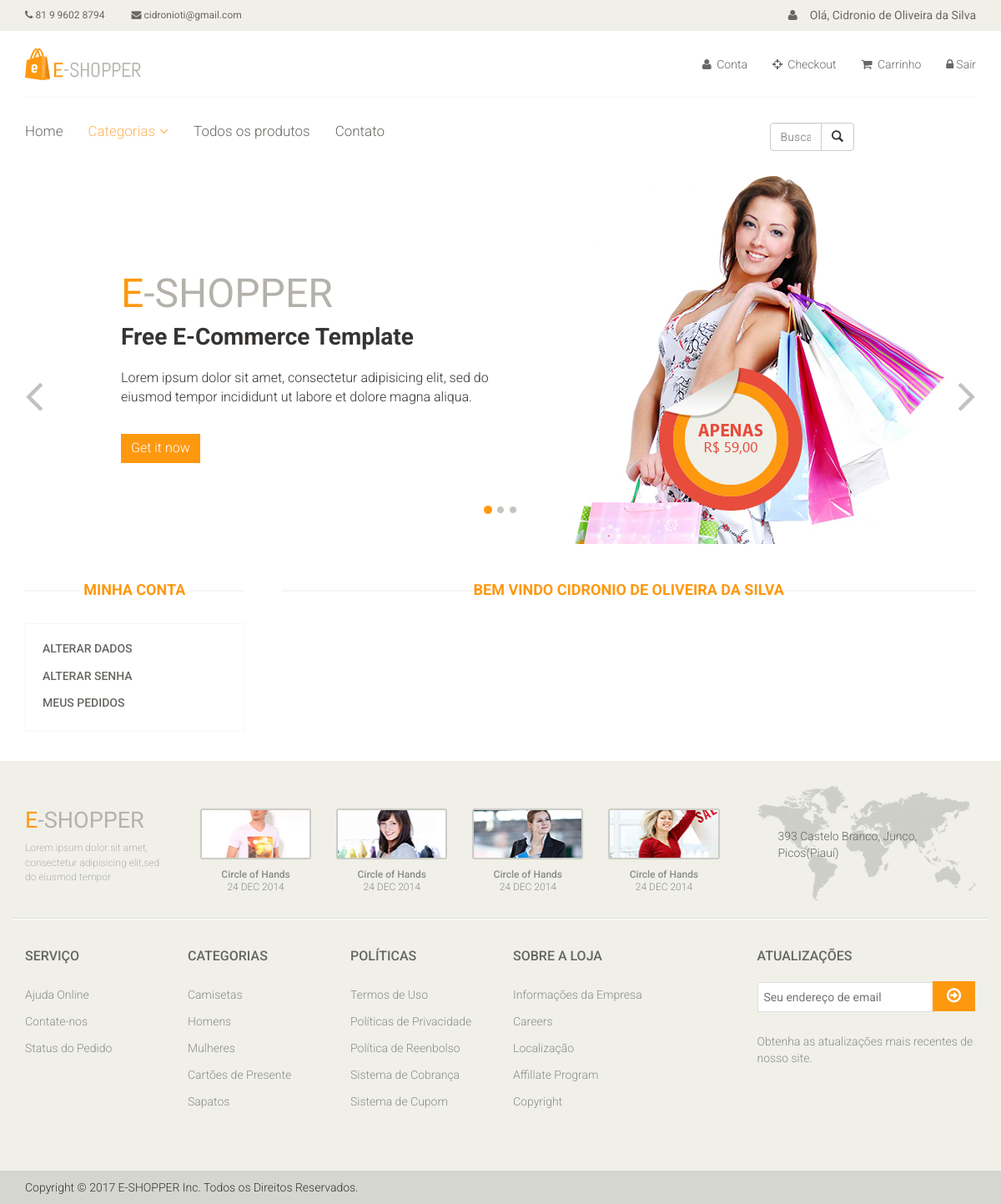
/conta/ (signed in), run on the app's committed database.
### accounts/models.py (models this page shows, shortened)
class User(AbstractBaseUser, PermissionsMixin):
	username = models.CharField(
		'Apelido / Usuário', max_length=30, unique=True, validators=[
			validators.RegexValidator(
				re.compile('^[\w.@+-]+$'),
				'Informe um nome de usuário válido.'
				'Este valor deve conter apenas letras, números'
				'e os caracteres: @/./+/-/_ .'
				, 'invalid'
			)
		], help_text = 'Um nome curto que será usado para identifica-lo de forma única na plataforma'
	)
	name = models.CharField('Nome', max_length=100, blank=True)
	email = models.EmailField('E-mail', unique=True)
	is_staff = models.BooleanField('Equipe', default=False)
	is_active = models.BooleanField('Ativo', default=True)
	date_joined = models.DateTimeField('Data de entrada', auto_now_add=True)
	USERNAME_FIELD = 'username'
	REQUIRED_FIELDS = ['email']
	objects= UserManager()
	class Meta:
		verbose_name = 'Usuário'
		verbose_name_plural = 'Usuários'
	def __str__(self):
		return self.name or self.username

### accounts/views.py (the view)
class IndexView(LoginRequiredMixin, TemplateView):
	template_name = 'accounts/index.html'

### catalog/context_processors.py (called while the page is built)
def categories(request):
	return {
		'categories': Category.objects.all()
	}

### catalog/models.py (called while the page is built)
	def __str__(self):
		return self.name

	def get_absolute_url(self):
		return reverse('catalog:category', kwargs={'slug': self.slug})

### accounts/templates/accounts/index.html (shortened to what this page needs)
{% extends "base.html" %}
{% block container %}
	<section>
		<div class="container">
			<div class="row">
				<div class="col-sm-3">
					<div class="left-sidebar">
						<h2>Minha Conta</h2>
						<div class="panel-group category-products" id="accordian">
							<div class="panel panel-default">
								<div class="panel-heading">
									<h4 class="panel-title"><a href="{% url 'accounts:update_user' %}">Alterar Dados</a></h4>
								</div>
							</div>
							<div class="panel panel-default">
								<div class="panel-heading">
									<h4 class="panel-title"><a href="{% url 'accounts:update_password' %}">Alterar Senha</a></h4>
								</div>
							</div>
							<div class="panel panel-default">
								<div class="panel-heading">
									<h4 class="panel-title"><a href="#">Meus Pedidos</a></h4>
								</div>
							</div>
						</div>
					</div>
				</div>
				<div class="col-sm-9 padding-right">
					<div class="features_items">
						<h2 class="title text-center">Bem vindo {{ user }}</h2>
					</div>
				</div>
			</div>
		</div>
	</section>
 {% endblock %}

### core/templates/base.html (shortened to what this page needs)
<!DOCTYPE html>
{% load static %}
<html lang="en">
<head>
    <link href="{% static 'css/bootstrap.min.css' %}" rel="stylesheet">
    <link href="{% static 'css/font-awesome.min.css' %}" rel="stylesheet">
    <link href="{% static 'css/prettyPhoto.css' %}" rel="stylesheet">
    <link href="{% static 'css/price-range.css' %}" rel="stylesheet">
    <link href="{% static 'css/animate.css' %}" rel="stylesheet">
	<link href="{% static 'css/main.css' %}" rel="stylesheet">
	<link href="{% static 'css/responsive.css' %}" rel="stylesheet">
</head>
<body>
	<header id="header">
		<div class="header_top">
			<div class="container">
				<div class="row">
					<div class="col-sm-6 ">
						<div class="contactinfo">
							<ul class="nav nav-pills">
								<li><a href=""><i class="fa fa-phone"></i> 81 9 9602 8794</a></li>
								<li><a href=""><i class="fa fa-envelope"></i>  {{ user.email }}</a></li>
							</ul>
						</div>
					</div>
					<div class="col-sm-6">
						<div class="social-icons pull-right">
							<ul class="nav navbar-nav">
								{% if user.is_authenticated %}
									<li> <a href=""><i class="fa fa-user"></i>Olá, {{ user }}</a></li>
								{% else %}
									<li> <a href=""><i class="fa fa-user"></i>Olá</a></li>
								{% endif %}
							</ul>
						</div>
					</div>
				</div>
			</div>
		</div>
		<div class="header-middle">
			<div class="container">
				<div class="row">
					<div class="col-sm-4">
						<div class="logo pull-left">
							<a href="{% url 'index' %}"><img src="images/home/logo.png" alt="" /></a>
						</div>
					</div>
					<div class="col-sm-8">
						<div class="shop-menu pull-right">
							<ul class="nav navbar-nav">
								<li><a href="{% url 'accounts:index' %}"><i class="fa fa-user"></i> Conta</a></li>
								<li><a href="{% url 'checkout' %}"><i class="fa fa-crosshairs"></i> Checkout</a></li>
								<li><a href="{% url 'checkout:cart_item' %}"><i class="fa fa-shopping-cart"></i> Carrinho</a></li>
								{% if user.is_authenticated %}
									<li><a href="{% url 'logout' %}"><i class="fa fa-lock"></i>Sair</a></li>
								{% else %}
									<li><a href="{% url 'login' %}"><i class="fa fa-lock"></i> Login</a></li>
								{% endif %}
							</ul>
						</div>
					</div>
				</div>
			</div>
		</div>
		<div class="header-bottom">
			<div class="container">
				<div class="row">
					<div class="col-sm-9">
						<div class="mainmenu pull-left">
							<ul class="nav navbar-nav collapse navbar-collapse">
								<li><a href="{% url 'index' %}">Home</a></li>
								<li class="dropdown"><a href="#" class="active">Categorias<i class="fa fa-angle-down"></i></a>
                                </li>
								<li><a href="{% url 'catalog:products' %}">Todos os produtos</a></li>
								<li><a href="{% url 'contact' %}">Contato</a></li>
							</ul>
						</div>
					</div>
					<div class="col-sm-3">
						<div class="col-lg-6">
							<div class="input-group">
								<input type="text" class="form-control" placeholder="Buscar...">
								<span class="input-group-btn">
									<button class="btn btn-default" type="button"><span class="glyphicon glyphicon-search"></span></button>
								</span>
							</div>
						</div>
					</div>
				</div>
				</div>
			</div>
	</header>
	<section id="slider">
		{% block slider %}
		<div class="container">
			<div class="row">
				<div class="col-sm-12">
					<div id="slider-carousel" class="carousel slide" data-ride="carousel">
						<ol class="carousel-indicators">
							<li data-target="#slider-carousel" data-slide-to="0" class="active"></li>
							<li data-target="#slider-carousel" data-slide-to="1"></li>
							<li data-target="#slider-carousel" data-slide-to="2"></li>
						</ol>
						<div class="carousel-inner">
							<div class="item active">
								<div class="col-sm-6">
									<h1><span>E</span>-SHOPPER</h1>
									<h2>Free E-Commerce Template</h2>
									<p>Lorem ipsum dolor sit amet, consectetur adipisicing elit, sed do eiusmod tempor incididunt ut labore et dolore magna aliqua. </p>
									<button type="button" class="btn btn-default get">Get it now</button>
								</div>
								<div class="col-sm-6">
									<img src="images/home/girl1.jpg" class="girl img-responsive" alt="" />
									<img src="images/home/pricing.png"  class="pricing" alt="" />
								</div>
							</div>
						</div>
						<a href="#slider-carousel" class="left control-carousel hidden-xs" data-slide="prev">
							<i class="fa fa-angle-left"></i>
						</a>
						<a href="#slider-carousel" class="right control-carousel hidden-xs" data-slide="next">
							<i class="fa fa-angle-right"></i>
						</a>
					</div>
				</div>
			</div>
		</div>
		{% endblock %}
	</section>
	<section>
		<div class="container">
			<div class="row">
				{% block container %} {% endblock %}
			</div>
		</div>
	</section>
	<footer id="footer">
		<div class="footer-top">
			<div class="container">
				<div class="row">
					<div class="col-sm-2">
						<div class="companyinfo">
							<h2><span>e</span>-shopper</h2>
							<p>Lorem ipsum dolor sit amet, consectetur adipisicing elit,sed do eiusmod tempor</p>
						</div>
					</div>
					<div class="col-sm-7">
						<div class="col-sm-3">
							<div class="video-gallery text-center">
								<a href="#">
									<div class="iframe-img">
										<img src="images/home/iframe1.png" alt="" />
									</div>
								</a>
								<p>Circle of Hands</p>
								<h2>24 DEC 2014</h2>
							</div>
						</div>
						<div class="col-sm-3">
							<div class="video-gallery text-center">
								<a href="#">
									<div class="iframe-img">
										<img src="images/home/iframe2.png" alt="" />
									</div>
								</a>
								<p>Circle of Hands</p>
								<h2>24 DEC 2014</h2>
							</div>
						</div>
						<div class="col-sm-3">
							<div class="video-gallery text-center">
								<a href="#">
									<div class="iframe-img">
										<img src="images/home/iframe3.png" alt="" />
									</div>
								</a>
								<p>Circle of Hands</p>
								<h2>24 DEC 2014</h2>
							</div>
						</div>
						<div class="col-sm-3">
							<div class="video-gallery text-center">
								<a href="#">
									<div class="iframe-img">
										<img src="images/home/iframe4.png" alt="" />
									</div>
								</a>
								<p>Circle of Hands</p>
								<h2>24 DEC 2014</h2>
							</div>
						</div>
					</div>
					<div class="col-sm-3">
						<div class="address">
							<img src="images/home/map.png" alt="" />
							<p>393 Castelo Branco, Junco, Picos(Piauí)</p>
						</div>
					</div>
				</div>
			</div>
		</div>
		<div class="footer-widget">
			<div class="container">
				<div class="row">
					<div class="col-sm-2">
						<div class="single-widget">
							<h2>Serviço</h2>
							<ul class="nav nav-pills nav-stacked">
								<li><a href="#">Ajuda Online</a></li>
								<li><a href="#">Contate-nos</a></li>
								<li><a href="#">Status do Pedido</a></li>
							</ul>
						</div>
					</div>
					<div class="col-sm-2">
						<div class="single-widget">
							<h2>Categorias</h2>
							<ul class="nav nav-pills nav-stacked">
								<li><a href="#">Camisetas</a></li>
								<li><a href="#">Homens</a></li>
								<li><a href="#">Mulheres</a></li>
								<li><a href="#">Cartões de Presente</a></li>
								<li><a href="#">Sapatos</a></li>
							</ul>
						</div>
					</div>
					<div class="col-sm-2">
						<div class="single-widget">
							<h2>Políticas</h2>
							<ul class="nav nav-pills nav-stacked">
								<li><a href="#">Termos de Uso</a></li>
								<li><a href="#">Políticas de Privacidade</a></li>
								<li><a href="#">Política de Reenbolso</a></li>
								<li><a href="#">Sistema de Cobrança</a></li>
								<li><a href="#">Sistema de Cupom</a></li>
							</ul>
						</div>
					</div>
					<div class="col-sm-2">
						<div class="single-widget">
							<h2>Sobre a Loja</h2>
							<ul class="nav nav-pills nav-stacked">
								<li><a href="#">Informações da Empresa</a></li>
								<li><a href="#">Careers</a></li>
								<li><a href="#">Localização</a></li>
								<li><a href="#">Affillate Program</a></li>
								<li><a href="#">Copyright</a></li>
							</ul>
						</div>
					</div>
					<div class="col-sm-3 col-sm-offset-1">
						<div class="single-widget">
							<h2>Atualizações</h2>
							<form action="#" class="searchform">
								<input type="text" placeholder="Seu endereço de email" />
								<button type="submit" class="btn btn-default"><i class="fa fa-arrow-circle-o-right"></i></button>
								<p>Obtenha as atualizações mais recentes de
								nosso site.</p>
							</form>
						</div>
					</div>
				</div>
			</div>
		</div>
		<div class="footer-bottom">
			<div class="container">
				<div class="row">
					<p class="pull-left">Copyright © 2017 E-SHOPPER Inc. Todos os Direitos Reservados.</p>
				</div>
			</div>
		</div>
	</footer>
</body>
</html>

### data on the page
User: email "cidronioti@gmail.com", name "Cidronio de Oliveira da Silva", name "CIDRONIO DE OLIVEIRA DA SILVA"
